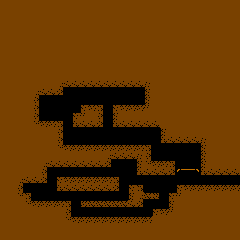

This is a level from a 2D game, rendered from its Tiled map with the project's own tilesets. A one-line summary and the complete map file follow:
An orthogonal 30x30 tile map with 8x8 px tiles, 2 tile layers (Wall, OneWay).

<map version="1.9" tiledversion="1.9.0" orientation="orthogonal" renderorder="right-down" width="30" height="30" tilewidth="8" tileheight="8" infinite="0" nextlayerid="4" nextobjectid="1">
 <tileset firstgid="1" name="rock" tilewidth="8" tileheight="8" tilecount="64" columns="8">
  <image source="../images/map.png" width="64" height="64" />
 </tileset>
 <layer id="2" name="Wall" width="30" height="30">
  <properties>
   <property name="IsOneWay" type="bool" value="false" />
  </properties>
  <data encoding="csv">
34,34,34,34,34,34,34,34,34,34,34,34,34,34,34,34,34,34,34,34,34,34,34,34,34,34,34,34,34,34,
34,34,34,34,34,34,34,34,34,34,34,34,34,34,34,34,34,34,34,34,34,34,34,34,34,34,34,34,34,34,
34,34,34,34,34,34,34,34,34,34,34,34,34,34,34,34,34,34,34,34,34,34,34,34,34,34,34,34,34,34,
34,34,34,34,34,34,34,34,34,34,34,34,34,34,34,34,34,34,34,34,34,34,34,34,34,34,34,34,34,34,
34,34,34,34,34,34,34,34,34,34,34,34,34,34,34,34,34,34,34,34,34,34,34,34,34,34,34,34,34,34,
34,34,34,34,34,34,34,34,34,34,34,34,34,34,34,34,34,34,34,34,34,34,34,34,34,34,34,34,34,34,
34,34,34,34,34,34,34,34,34,34,34,34,34,34,34,34,34,34,34,34,34,34,34,34,34,34,34,34,34,34,
34,34,34,34,34,34,34,34,34,34,34,34,34,34,34,34,34,34,34,34,34,34,34,34,34,34,34,34,34,34,
34,34,34,34,34,34,34,34,34,34,34,34,34,34,34,34,34,34,34,34,34,34,34,34,34,34,34,34,34,34,
34,34,34,34,34,34,34,34,34,34,34,34,34,34,34,34,34,34,34,34,34,34,34,34,34,34,34,34,34,34,
34,34,34,34,34,34,34,28,42,42,42,42,42,42,42,42,42,42,29,34,34,34,34,34,34,34,34,34,34,34,
34,34,34,34,28,42,42,43,0,0,0,0,0,0,0,0,0,0,33,34,34,34,34,34,34,34,34,34,34,34,
34,34,34,34,35,0,0,0,0,0,0,0,0,0,0,0,0,0,33,34,34,34,34,34,34,34,34,34,34,34,
34,34,34,34,35,0,0,0,0,0,25,26,27,0,25,26,26,26,37,34,34,34,34,34,34,34,34,34,34,34,
34,34,34,34,35,0,0,0,0,25,37,34,35,0,33,34,34,34,34,34,34,34,34,34,34,34,34,34,34,34,
34,34,34,34,36,26,26,27,0,41,42,42,43,0,41,42,42,42,42,42,34,34,34,34,34,34,34,34,34,34,
34,34,34,34,34,34,34,35,0,0,0,0,0,0,0,0,0,0,0,0,33,34,34,34,34,34,34,34,34,34,
34,34,34,34,34,34,34,35,0,0,0,0,0,0,0,0,0,0,0,0,41,42,42,42,42,29,34,34,34,34,
34,34,34,34,34,34,34,36,26,26,26,26,26,26,26,26,26,26,27,0,0,0,0,0,0,33,34,34,34,34,
34,34,34,34,34,34,34,34,34,34,34,34,34,28,42,42,42,29,35,0,0,0,0,0,0,33,34,34,34,34,
34,34,34,34,34,28,42,42,42,42,42,42,42,43,0,0,0,33,36,26,26,27,0,0,0,33,34,34,34,34,
34,34,34,34,34,35,0,0,0,0,0,0,0,0,0,0,0,41,42,42,42,43,0,0,0,41,42,42,42,42,
34,34,28,42,42,43,0,25,26,26,26,26,26,26,27,0,0,0,0,0,0,0,0,0,0,0,0,0,0,0,
34,34,35,0,0,0,0,41,42,42,42,42,42,42,43,0,25,27,0,0,0,0,25,26,26,26,26,26,26,26,
34,34,36,27,0,0,0,0,0,0,0,0,0,0,0,0,33,28,45,46,0,25,37,34,34,34,34,34,34,34,
34,34,34,36,26,26,26,26,27,0,44,45,45,45,45,45,42,43,0,0,0,33,34,34,34,34,34,34,34,34,
34,34,34,34,34,34,34,34,35,0,0,0,0,0,0,0,0,0,0,25,26,37,34,34,34,34,34,34,34,34,
34,34,34,34,34,34,34,34,36,26,26,26,26,26,26,26,26,26,26,34,34,34,34,34,34,34,34,34,34,34,
34,34,34,34,34,34,34,34,34,34,34,34,34,34,34,34,34,34,34,34,34,34,34,34,34,34,34,34,34,34,
34,34,34,34,34,34,34,34,34,34,34,34,34,34,34,34,34,34,34,34,34,34,34,34,34,34,34,34,34,34
</data>
 </layer>
 <layer id="3" name="OneWay" width="30" height="30">
  <properties>
   <property name="IsOneWay" type="bool" value="true" />
  </properties>
  <data encoding="csv">
0,0,0,0,0,0,0,0,0,0,0,0,0,0,0,0,0,0,0,0,0,0,0,0,0,0,0,0,0,0,
0,0,0,0,0,0,0,0,0,0,0,0,0,0,0,0,0,0,0,0,0,0,0,0,0,0,0,0,0,0,
0,0,0,0,0,0,0,0,0,0,0,0,0,0,0,0,0,0,0,0,0,0,0,0,0,0,0,0,0,0,
0,0,0,0,0,0,0,0,0,0,0,0,0,0,0,0,0,0,0,0,0,0,0,0,0,0,0,0,0,0,
0,0,0,0,0,0,0,0,0,0,0,0,0,0,0,0,0,0,0,0,0,0,0,0,0,0,0,0,0,0,
0,0,0,0,0,0,0,0,0,0,0,0,0,0,0,0,0,0,0,0,0,0,0,0,0,0,0,0,0,0,
0,0,0,0,0,0,0,0,0,0,0,0,0,0,0,0,0,0,0,0,0,0,0,0,0,0,0,0,0,0,
0,0,0,0,0,0,0,0,0,0,0,0,0,0,0,0,0,0,0,0,0,0,0,0,0,0,0,0,0,0,
0,0,0,0,0,0,0,0,0,0,0,0,0,0,0,0,0,0,0,0,0,0,0,0,0,0,0,0,0,0,
0,0,0,0,0,0,0,0,0,0,0,0,0,0,0,0,0,0,0,0,0,0,0,0,0,0,0,0,0,0,
0,0,0,0,0,0,0,0,0,0,0,0,0,0,0,0,0,0,0,0,0,0,0,0,0,0,0,0,0,0,
0,0,0,0,0,0,0,0,0,0,0,0,0,0,0,0,0,0,0,0,0,0,0,0,0,0,0,0,0,0,
0,0,0,0,0,0,0,0,0,0,0,0,0,0,0,0,0,0,0,0,0,0,0,0,0,0,0,0,0,0,
0,0,0,0,0,0,0,0,0,0,0,0,0,0,0,0,0,0,0,0,0,0,0,0,0,0,0,0,0,0,
0,0,0,0,0,0,0,0,0,0,0,0,0,0,0,0,0,0,0,0,0,0,0,0,0,0,0,0,0,0,
0,0,0,0,0,0,0,0,0,0,0,0,0,0,0,0,0,0,0,0,0,0,0,0,0,0,0,0,0,0,
0,0,0,0,0,0,0,0,0,0,0,0,0,0,0,0,0,0,0,0,0,0,0,0,0,0,0,0,0,0,
0,0,0,0,0,0,0,0,0,0,0,0,0,0,0,0,0,0,0,0,0,0,0,0,0,0,0,0,0,0,
0,0,0,0,0,0,0,0,0,0,0,0,0,0,0,0,0,0,0,0,0,0,0,0,0,0,0,0,0,0,
0,0,0,0,0,0,0,0,0,0,0,0,0,0,0,0,0,0,0,0,0,0,0,0,0,0,0,0,0,0,
0,0,0,0,0,0,0,0,0,0,0,0,0,0,0,0,0,0,0,0,0,0,0,0,0,0,0,0,0,0,
0,0,0,0,0,0,0,0,0,0,0,0,0,0,0,0,0,0,0,0,0,0,49,50,51,0,0,0,0,0,
0,0,0,0,0,0,0,0,0,0,0,0,0,0,0,0,0,0,0,0,0,0,0,0,0,0,0,0,0,0,
0,0,0,0,0,0,0,0,0,0,0,0,0,0,0,0,0,0,0,0,0,0,0,0,0,0,0,0,0,0,
0,0,0,0,0,0,0,0,0,0,0,0,0,0,0,0,0,0,0,0,0,0,0,0,0,0,0,0,0,0,
0,0,0,0,0,0,0,0,0,0,0,0,0,0,0,0,0,0,0,0,0,0,0,0,0,0,0,0,0,0,
0,0,0,0,0,0,0,0,0,0,0,0,0,0,0,0,0,0,0,0,0,0,0,0,0,0,0,0,0,0,
0,0,0,0,0,0,0,0,0,0,0,0,0,0,0,0,0,0,0,0,0,0,0,0,0,0,0,0,0,0,
0,0,0,0,0,0,0,0,0,0,0,0,0,0,0,0,0,0,0,0,0,0,0,0,0,0,0,0,0,0,
0,0,0,0,0,0,0,0,0,0,0,0,0,0,0,0,0,0,0,0,0,0,0,0,0,0,0,0,0,0
</data>
 </layer>
</map>